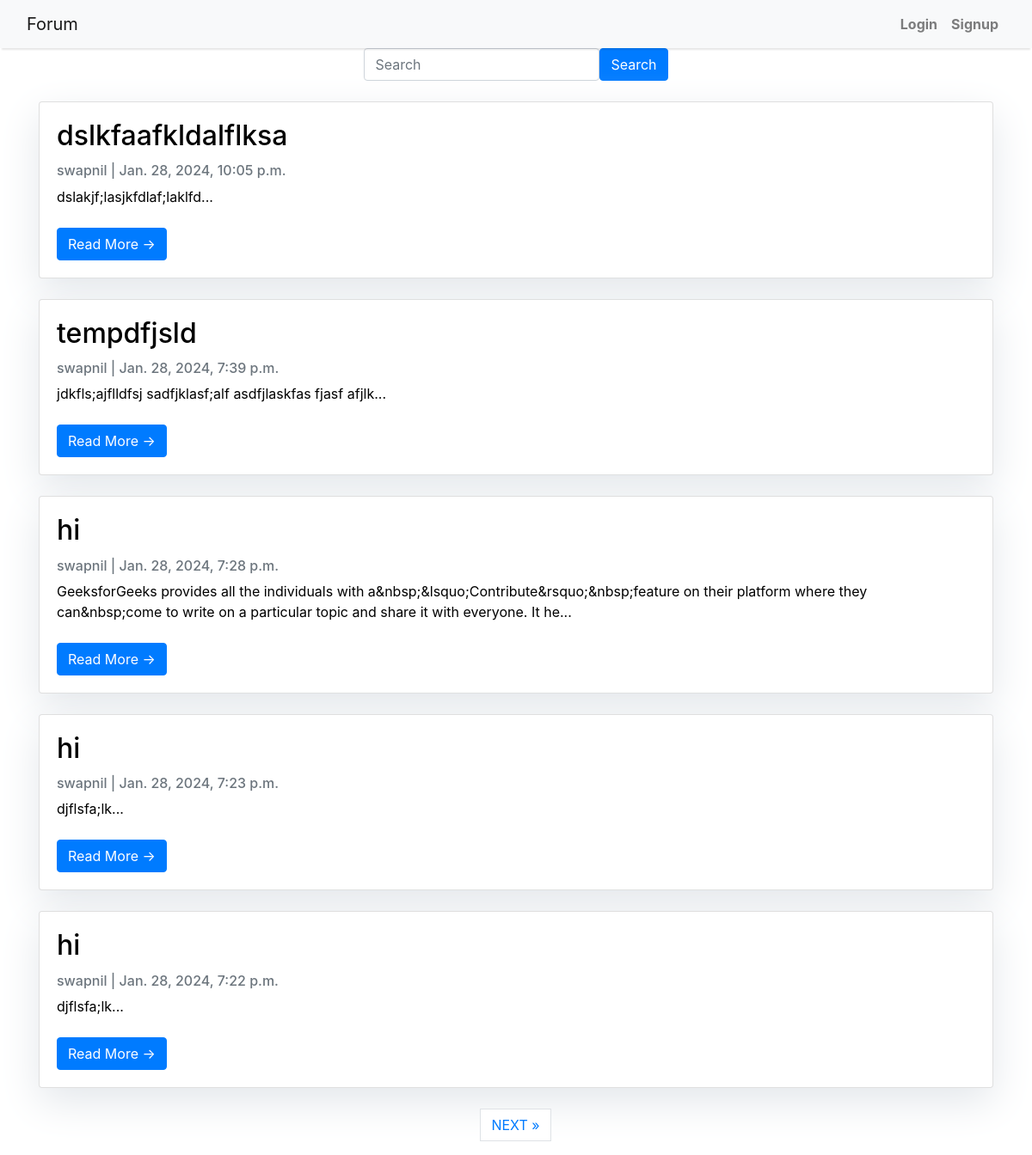
Before: / with the older database file.
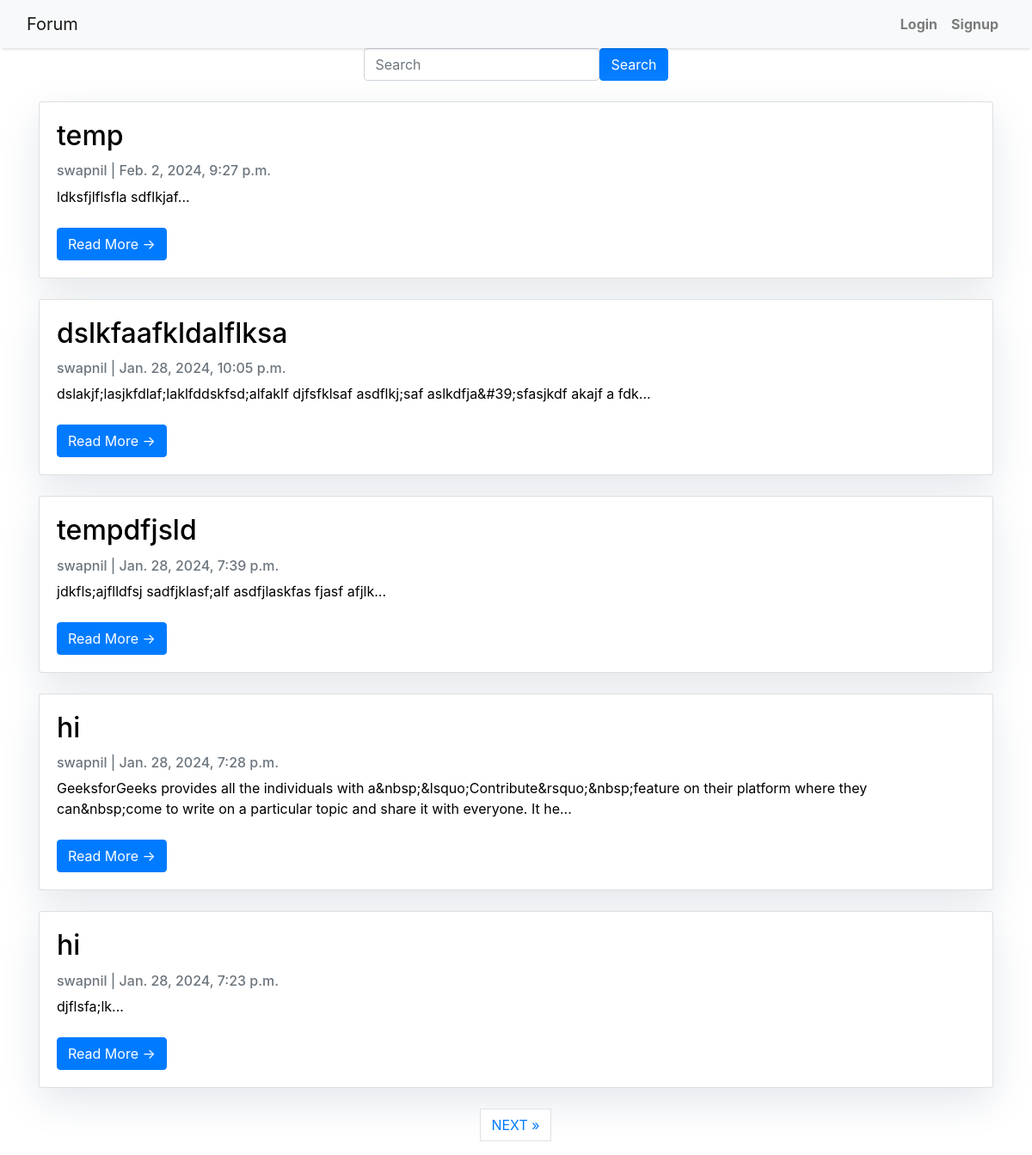
After: the same page with the newer database file.
### app/models.py (models this page shows, shortened)
class Post(models.Model):
    title = models.CharField(max_length=200)
    slug = models.SlugField(max_length=200, unique=True)
    author = models.ForeignKey(
        CustomUser, on_delete=models.CASCADE, related_name="post_author"
    )
    updated_on = models.DateTimeField(auto_now=True)
    content = RichTextField()
    attachment = models.FileField(upload_to='post_attachments/', null=True, blank=True)
    created_on = models.DateTimeField(auto_now_add=True)
    class Meta:
        ordering = ["-created_on"]

class CustomUser(AbstractUser):
    date_of_birth = models.DateField(null=True, blank=True)
    profile_picture = models.ImageField(upload_to='profile_pics/', null=True, blank=True)
    def __str__(self):
        return self.username

### app/views.py (the view)
# urls.py: path('',views.homePage,name="home"),
def homePage(request):
    user_authenticated = request.user.is_authenticated
    all_posts = Post.objects.all()
    paginator = Paginator(all_posts, 5)
    page = request.GET.get('page', 1)
    try:
        posts = paginator.page(page)
    except PageNotAnInteger:
        posts = paginator.page(1)
    except EmptyPage:
        posts = paginator.page(paginator.num_pages)
    form = SearchForm(request.GET)
    query = request.GET.get('query', '')
    if query:
        posts = Post.objects.filter(
            Q(title__icontains=query) | Q(content__icontains=query)
        ).distinct()
    return render(request, 'home.html', {'user_authenticated': user_authenticated, 'posts': posts, 'form': form, 'query': query})

### app/forms.py
class SearchForm(forms.Form):
    query = forms.CharField(label='Search')

### app/templates/home.html (shortened to what this page needs)
{% extends "base.html" %}
{% block content %}
<form id="sear chForm" method="get"  class="form-inline mx-auto justify-content-center width-full">
    <div class="form-group mb-2">
        <input type="text" name="query" placeholder="Search" required id="id_query"
            class="form-control">
    </div>
    <a href="{% url 'home' %}"  class="btn btn-primary mb-2">Search</a>
</form>
<div class="container w-full">
    <div class="row">
        <div class="col-md-12 mt-3 ">
            {% for post in posts %}
            <a href="{% url 'post_detail' slug=post.slug  %}" style="text-decoration: none; color: black;" >
                <div class="card mb-4">
                    <div class="card-body">
                        <h2 class="card-title">{{ post.title|slice:":200" }}</h2>
                        <p class="card-text text-muted h6">{{ post.author }} | {{ post.created_on}} </p>
                        <div>
                            <p class="card-text">
                                <span>{{ post.content|striptags|slice:":200" }}</span>...
                            </p>
                        </div>
                        <div>
                            <button class=" btn btn-primary">
                                Read More &rarr;
                            </button>
                        </div>
                    </div>
                </div>
            </a>
            {% endfor %}
        </div>
    </div>
</div>
<nav aria-label="Page navigation container">
<ul class="pagination justify-content-center">
    {% if posts.has_next %}
    <li><a href="?page={{ posts.next_page_number }}" class="page-link"> NEXT &raquo;</a></li>
    {% endif %}
</ul>
{%endblock%}

Changed rows visible on the page:
no longer on this page (row unchanged): Post: title "hi", author "swapnil", created_on "Jan. 28, 2024, 7:22 p.m.", content "djflsfa;lk"
added Post: title "temp", author "swapnil", created_on "Feb. 2, 2024, 9:27 p.m.", content "ldksfjlflsfla sdflkjaf"
changed Post "dslkfaafkldalflksa": content "dslakjf;lasjkfdlaf;laklfd" → "dslakjf;lasjkfdlaf;laklfddskfsd;alfaklf djfsfklsaf asdflkj;saf aslkdfja&#39;sfasjkdf akajf a fdk"
